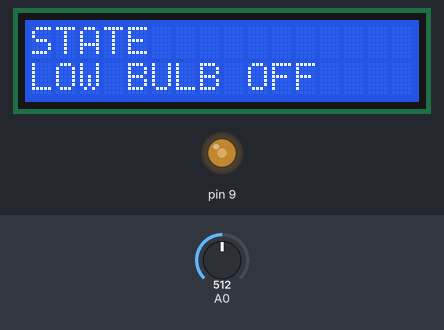
The sketch below on a simulated Arduino Uno, built with avr-gcc and run on an emulated ATmega328P. Shown: 16×2 character LCD, output pins drawn as LEDs (lit = HIGH). The inputs (shaded band) are chosen by the test bench; at power-on: A0 = 512. What the sketch prints to the serial monitor is not drawn.

Above: at 1.2 s.
1.3 s: A0 set to 385
At 1.9 s:
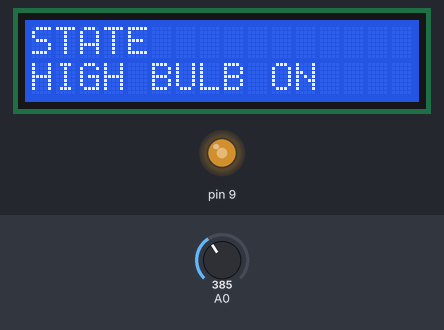
2.8 s: A0 set to 122
At 3.5 s:
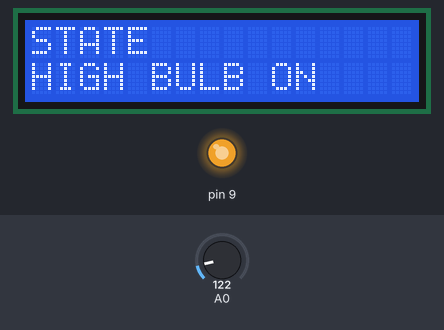
4.4 s: A0 set to 716
At 5.1 s:
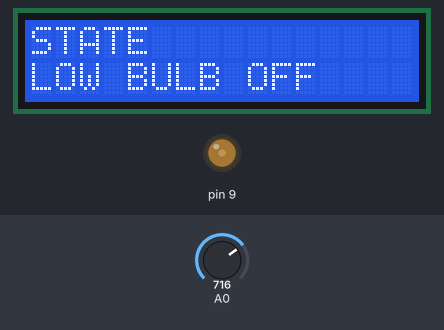
5.9 s: A0 set to 1023
At 6.4 s:
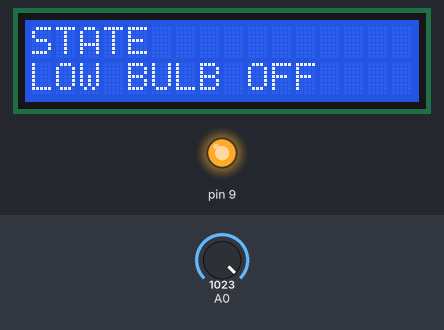
8.9 s: A0 set to 962
10.4 s: A0 set to 945
At 11.9 s:
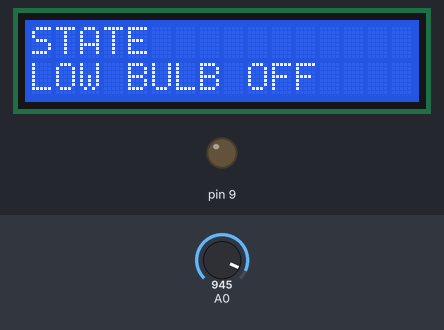
Timing chart, 0 to 12.9 s (numbered marks = the images above; inputs shaded):
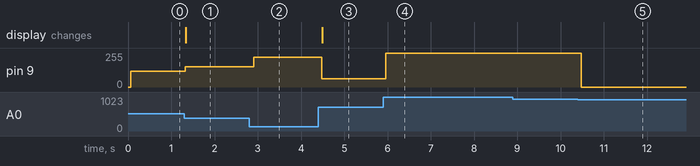

Measured:
- the behaviour switches between 946 and 945 on A0 (found by bisection; images 4 and 5)
- after the input at 1.3 s, pin 9: 117/255 → 151/255 at once; the display: changes at once (image 1)
- after the input at 2.8 s, pin 9: 151/255 → 222/255 after 0.10 s
- after the input at 4.4 s, pin 9: 222/255 → 62/255 after 0.08 s; the display: changes after 0.09 s (image 3)
- after the input at 5.9 s, pin 9: 62/255 → 255/255 after 0.05 s
- after the input at 8.9 s, every drawn part: stays the same
- after the input at 10.4 s, pin 9: 255/255 → 0/255 after 0.08 s

The sketch:

Ambient_light_bulb_lcd.ino
```cpp
/* Author: Github @Ankuraxz

A photoresistor is a passive component that
decreases resistance with respect to receiving
luminosity on the component's sensitive surface.
*/
int value=0;
int lumen =0;
#include <LiquidCrystal.h>
// initialize the library with the numbers of the interface pins
LiquidCrystal lcd(12, 11, 6, 5, 4, 3);
void setup()
{
  pinMode(A0, INPUT);
  pinMode(9, OUTPUT);
  Serial.begin(9600);

  lcd.begin(16, 2);
  // Print a message to the LCD.
  lcd.print("hello, world!");

}

void loop()
{
  lcd.setCursor(0, 1);
  value= analogRead(A0);
  lumen = 255- (map(value,0,942,0,255));
  analogWrite(9, lumen);
  if(value<395)
  {
    //analogWrite(9, lumen);
    Serial.println("Light ON");
    Serial.println(value);
    lcd.clear();
    lcd.print("STATE");
    lcd.setCursor(0, 1);
    lcd.print("HIGH BULB ON");
  }
  else
  {
    //analogWrite(9, lumen);
    Serial.println("Light OFF");
    Serial.println(value);
    lcd.clear();
    lcd.print("STATE");
    lcd.setCursor(0, 1);
    lcd.print("LOW BULB OFF");
  }
 delay(100);
}
```
